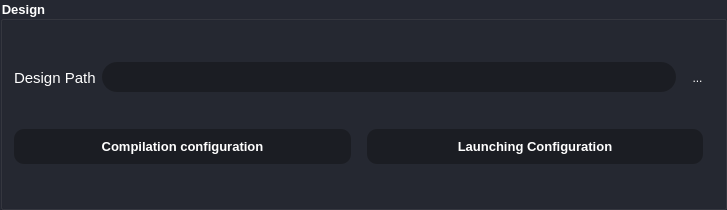
<?xml version="1.0" encoding="UTF-8"?>
<ui version="4.0">
 <class>GroupBox</class>
 <widget class="QGroupBox" name="GroupBox">
  <property name="geometry">
   <rect>
    <x>0</x>
    <y>0</y>
    <width>727</width>
    <height>210</height>
   </rect>
  </property>
  <property name="font">
   <font>
    <pointsize>10</pointsize>
    <weight>75</weight>
    <bold>true</bold>
   </font>
  </property>
  <property name="windowTitle">
   <string>GroupBox</string>
  </property>
  <property name="styleSheet">
   <string notr="true">QGroupBox{
background-color:rgb(37, 40, 50);
color: white;
}
QLabel{
color: white;

}
QLineEdit{
	border: 0px solid rgb(37, 39, 48);
	height: 30px;
	border-radius: 15px;
	color: white;
	padding-left: 20px;
	padding-right: 20px;
	background-color: rgb(27, 29, 35);
}
QLineEdit:hover{
	border: 2px solid rgb(64, 71, 88)
}
QLineEdit:focus{
	border: 3px solid rgb(91, 101, 124);
	color: white;
}
QLineEdit:disabled {
	background-color: #808080;
}
/* ToolButton */
QToolButton {
	border: 0px;
	width: 28px;
	height: 28px;
	background-color: transparent;
	color: rgb(255, 255, 255);
	border-radius: 15px;
}
QToolButton:hover {
	background-color: rgb(57, 65, 80);
	border: 2px solid rgb(61, 70, 86);
}
QToolButton:pressed {
	background-color: rgb(35, 40, 49);
	border: 2px solid rgb(43, 50, 61);
}
QPushButton{
	background-color: rgb(27, 29, 35);
}
QPushButton {
	border: 0px solid rgb(52, 59, 72);
	color: rgb(255, 255, 255);
	border-radius: 10px;
	margin-right:10px;
}
QPushButton:hover {
	background-color: rgb(57, 65, 80);
	border: 5px solid transparent;
}
QPushButton:pressed {
	background-color: rgb(35, 40, 49);
	border: 7px solid transparent;
}
QPushButton:disabled {
	background-color: rgb(102, 109, 122);
	color: rgb(168, 168, 168);
}

</string>
  </property>
  <property name="title">
   <string>Design</string>
  </property>
  <layout class="QGridLayout" name="gridLayout">
   <item row="0" column="0">
    <layout class="QHBoxLayout" name="horizontalLayout_4">
     <item>
      <widget class="QLabel" name="databaseLabel_2">
       <property name="font">
        <font>
         <family>MS Shell Dlg 2</family>
         <pointsize>11</pointsize>
         <weight>50</weight>
         <italic>false</italic>
         <bold>false</bold>
        </font>
       </property>
       <property name="lineWidth">
        <number>0</number>
       </property>
       <property name="text">
        <string>Design Path</string>
       </property>
      </widget>
     </item>
     <item>
      <widget class="QLineEdit" name="lineEditDatabasePath_2">
       <property name="focusPolicy">
        <enum>Qt::ClickFocus</enum>
       </property>
       <property name="styleSheet">
        <string notr="true"/>
       </property>
      </widget>
     </item>
     <item>
      <widget class="QToolButton" name="toolButtonBrowseDatabase_3">
       <property name="styleSheet">
        <string notr="true"/>
       </property>
       <property name="text">
        <string>...</string>
       </property>
       <property name="icon">
        <iconset>
         <normaloff>:/icons/icons/folder_icon.png</normaloff>:/icons/icons/folder_icon.png</iconset>
       </property>
      </widget>
     </item>
    </layout>
   </item>
   <item row="1" column="0">
    <layout class="QHBoxLayout" name="horizontalLayout_5">
     <item>
      <widget class="QPushButton" name="pushButtonAdd_3">
       <property name="sizePolicy">
        <sizepolicy hsizetype="Preferred" vsizetype="Fixed">
         <horstretch>0</horstretch>
         <verstretch>0</verstretch>
        </sizepolicy>
       </property>
       <property name="minimumSize">
        <size>
         <width>150</width>
         <height>35</height>
        </size>
       </property>
       <property name="font">
        <font>
         <pointsize>10</pointsize>
         <weight>75</weight>
         <bold>true</bold>
        </font>
       </property>
       <property name="focusPolicy">
        <enum>Qt::NoFocus</enum>
       </property>
       <property name="styleSheet">
        <string notr="true"/>
       </property>
       <property name="text">
        <string>Compilation configuration</string>
       </property>
      </widget>
     </item>
     <item>
      <widget class="QPushButton" name="pushButtonAdd_4">
       <property name="sizePolicy">
        <sizepolicy hsizetype="Preferred" vsizetype="Fixed">
         <horstretch>0</horstretch>
         <verstretch>0</verstretch>
        </sizepolicy>
       </property>
       <property name="minimumSize">
        <size>
         <width>150</width>
         <height>35</height>
        </size>
       </property>
       <property name="font">
        <font>
         <pointsize>10</pointsize>
         <weight>75</weight>
         <bold>true</bold>
        </font>
       </property>
       <property name="focusPolicy">
        <enum>Qt::NoFocus</enum>
       </property>
       <property name="styleSheet">
        <string notr="true"/>
       </property>
       <property name="text">
        <string>Launching Configuration</string>
       </property>
      </widget>
     </item>
    </layout>
   </item>
  </layout>
 </widget>
 <resources/>
 <connections/>
</ui>
